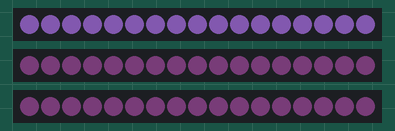
Recording of a sketch running on a simulated Arduino Uno, built with avr-gcc and run on an emulated ATmega328P. Shown: 3 × 17 RGB LEDs in strip order, left to right. Dim RGB values are drawn brighter than linear.

Above: at 0.15 s.
At 20.35 s:
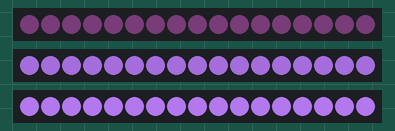
At 39.65 s:
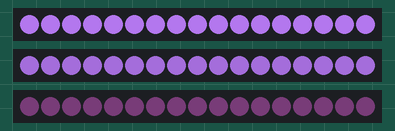

The sketch:

wave.ino
```cpp
#include <FastLED.h>

// ==========================================
// 1. HARDWARE CONFIGURATION
// ==========================================
#define NUM_STRIPS 3
#define LEDS_PER_STRIP 17
#define NUM_LEDS (NUM_STRIPS * LEDS_PER_STRIP)

// ==========================================
// 2. VISUAL & TIMING CONFIGURATION (Tweak here!)
// ==========================================
const CRGB PulseColor     = CRGB::Amethyst;

const uint16_t WompDurationMs = 900;  // Time (ms) for the pulse to climb the strips
const uint16_t WaveDelayMs    = 500;  // Time (ms) of darkness/idle at the bottom
const uint16_t StripOffsetMs  = 160;  // Stagger between strips. Lower = more overlap/fluid handoff

// Crucial Workaround #2: Set a tiny baseline brightness (0-255) so the LEDs
// never drop into the jagged absolute-zero PWM zone.
const uint8_t MinBrightnessFloor = 2;

// ==========================================
// GLOBALS & SETUP
// ==========================================
CRGB leds[NUM_LEDS];

void setup() {
  FastLED.addLeds<WS2812B, 2, GRB>(leds, 0, LEDS_PER_STRIP);
  FastLED.addLeds<WS2812B, 3, GRB>(leds, 17, 17);
  FastLED.addLeds<WS2812B, 4, GRB>(leds, 34, 17);

  FastLED.clear();

  // Keep global brightness maxed so FastLED has full 8-bit depth
  // to execute its temporal dithering cycles perfectly.
  FastLED.setBrightness(255);
}

// ==========================================
// MAIN LOOP
// ==========================================
void loop() {
  // Convert standard millisecond constants to microseconds for sub-milli precision
  uint32_t wompDuration = (uint32_t)WompDurationMs * 1000;
  uint32_t waveDelay    = (uint32_t)WaveDelayMs * 1000;
  uint32_t stripOffset  = (uint32_t)StripOffsetMs * 1000;
  uint32_t totalCycleTime = wompDuration + waveDelay;

  uint32_t currentTime = micros();
  uint32_t cycleTime = currentTime % totalCycleTime;

  FastLED.clear();

  // Create the baseline color floor
  CRGB floorColor = PulseColor;
  floorColor.nscale8_video(MinBrightnessFloor);

  if (cycleTime < wompDuration) {
    for (uint8_t strip = 0; strip < NUM_STRIPS; strip++) {

      uint32_t stripDelay = strip * stripOffset;
      uint8_t intensity = 0;

      if (cycleTime >= stripDelay) {
        uint32_t localProgress = cycleTime - stripDelay;
        uint32_t waveLength = wompDuration - (stripOffset * (NUM_STRIPS - 1));

        if (localProgress < waveLength) {
          // Microsecond accurate mapping to 0-128 sine window
          uint8_t angle = (localProgress * 128) / waveLength;
          intensity = sin8(angle);

          // Apply the exponential audio-feel curve
          intensity = dim8_video(intensity);
        }
      }

      // Crucial Workaround #1 & #3: Use FastLED's 16-bit blend engine instead of nscale.
      // This blends our target color seamlessly over our baseline floor color,
      // triggering temporal dithering for sub-step smoothing.
      CRGB stripColor = blend(floorColor, PulseColor, intensity);

      // Uniformly update the active strip
      uint16_t startLED = strip * LEDS_PER_STRIP;
      for (uint8_t i = 0; i < LEDS_PER_STRIP; i++) {
        leds[startLED + i] = stripColor;
      }
    }
  } else {
    // If we are in the WaveDelayMs zone, fill all strips with the static floor color
    for (uint8_t i = 0; i < NUM_LEDS; i++) {
      leds[i] = floorColor;
    }
  }

  FastLED.show();

  // 1 millisecond sync pause gives FastLED breathing room to execute
  // dithering passes without stalling the master clock loop.
  delayMicroseconds(1000);
}
```
